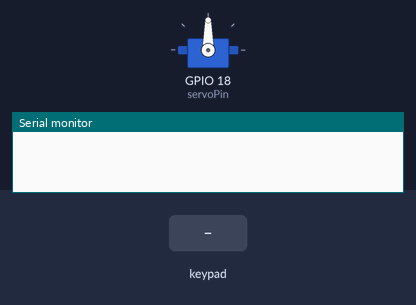
Recording of a sketch running on a simulated ESP32. Shown: servo, the last lines printed to the serial monitor. The inputs (shaded band) are chosen by the test bench.

Above: at 1.2 s.
1.3 s: keypad keys 1 2 3 A # pressed 0.4 s apart
At 3.05 s:
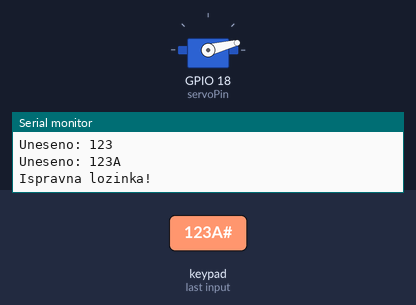
At 5.5 s:
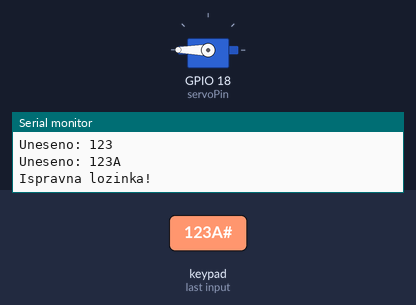
5.9 s: key 'B' pressed
7.4 s: key 'A' pressed
8.9 s: keypad keys 1 2 3 A pressed 0.4 s apart
12.0 s: key 'C' pressed
13.5 s: keypad keys 1 2 3 A * pressed 0.4 s apart
Timing chart, 0 to 16.5 s (numbered marks = the images above; inputs shaded):
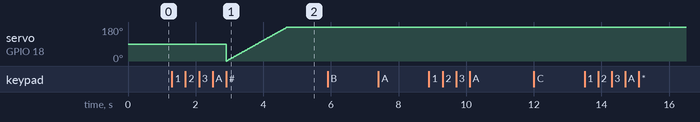

The sketch:

servo_keypad.ino
```cpp
#include <ESP32Servo.h>
#include <Keypad.h>

// Servo setup
Servo myservo;
int servoPin = 18;  // GPIO pin za servo
int pos = 0;  // Početna pozicija servoa

// Keypad setup
const byte ROWS = 4; // četiri reda
const byte COLS = 4; // četiri kolone

// Mapa tastature
char keys[ROWS][COLS] = {
  {'1', '2', '3', 'A'},
  {'4', '5', '6', 'B'},
  {'7', '8', '9', 'C'},
  {'*', '0', '#', 'D'}
};

// Povezivanje redova i kolona sa ESP32 pinovima
byte rowPins[ROWS] = {13, 12, 14, 27}; // Redovi povezani na GPIO pinove
byte colPins[COLS] = {26, 25, 33, 32}; // Kolone povezane na GPIO pinove

Keypad keypad = Keypad(makeKeymap(keys), rowPins, colPins, ROWS, COLS);

String inputPassword = "";  // Promenljiva za unos sa tastature
String correctPassword = "123A";  // Ispravna lozinka

void setup() {
  Serial.begin(115200);

  // Servo setup
  ESP32PWM::allocateTimer(0);
  myservo.setPeriodHertz(50);  // standardni servo sa 50 Hz
  myservo.attach(servoPin, 1000, 2000); // Povezivanje servoa na pin 18
}

void loop() {
  char key = keypad.getKey();  // Čitanje tastera

  if (key) {
    if (key == '#') {  // Ako je pritisnuto # (enter)
      if (inputPassword == correctPassword) {  // Provera da li se lozinka poklapa
        Serial.println("Ispravna lozinka!");
        moveServo();  // Pokrećemo servo
      } else {
        Serial.println("Neispravna lozinka!");
      }
      inputPassword = "";  // Resetovanje unosa nakon pritiska #
    } else {
      inputPassword += key;  // Dodavanje pritisnutog tastera u string
      Serial.print("Uneseno: ");
      Serial.println(inputPassword);
    }
  }
}

// Funkcija za pomeranje servoa od 0 do 180 stepeni polako
void moveServo() {
  for (pos = 0; pos <= 180; pos += 1) { // Polako pomera servo od 0 do 180 stepeni
    myservo.write(pos);
    delay(10);  // Čekanje od 10ms da se poveća brzina kretanja
  }
}
```
